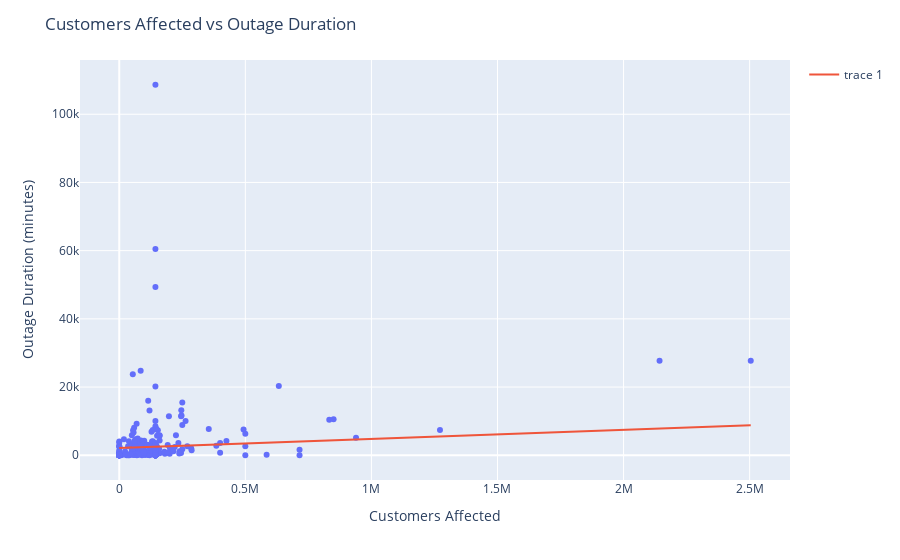

The code cell stored with this chart in its notebook:
### Code cell
#linear regression
from sklearn.linear_model import LinearRegression
from sklearn.model_selection import train_test_split
from sklearn.metrics import mean_squared_error

X = outageClean[['CUSTOMERS.AFFECTED']]
X = X.fillna(X.mean())
y = outageClean['OUTAGE.DURATION']
y = y.fillna(y.mean())
X_train, X_test, y_train, y_test = train_test_split(X, y, test_size=0.2, random_state=0)

model = LinearRegression()
model.fit(X_train, y_train)

y_pred = model.predict(X_test)
#print rmse
print(mean_squared_error(y_test, y_pred, squared=False))

fig = px.scatter(x = X_test['CUSTOMERS.AFFECTED'], y = y_test)
fig.add_scatter(x = X_test['CUSTOMERS.AFFECTED'], y = y_pred, mode = 'lines')
fig.update_layout(title = "Customers Affected vs Outage Duration", xaxis_title = "Customers Affected", yaxis_title = "Outage Duration (minutes)")
fig.show()

#put into html
fig.write_html("assets/simpleLinReg.html")

### Figure 1 — Plotly figure (JSON) as saved in the notebook; plotly's stock layout.template omitted (floating-point values rounded to 4 significant figures; data arrays with more than 128 entries replaced by an {"elided": "..."} marker saying what was removed)
{"data": [{"hovertemplate": "x=%{x}<br>y=%{y}<extra></extra>", "legendgroup": "", "marker": {"color": "#636efa", "symbol": "circle"}, "mode": "markers", "name": "", "orientation": "v", "showlegend": false, "type": "scatter", "x": {"elided": "307 float values"}, "xaxis": "x", "y": {"elided": "307 float values"}, "yaxis": "y"}, {"mode": "lines", "type": "scatter", "x": {"elided": "307 float values"}, "y": {"elided": "307 float values"}}], "layout": {"legend": {"tracegroupgap": 0}, "margin": {"t": 60}, "title": {"text": "Customers Affected vs Outage Duration"}, "xaxis": {"anchor": "y", "domain": [0, 1], "title": {"text": "Customers Affected"}}, "yaxis": {"anchor": "x", "domain": [0, 1], "title": {"text": "Outage Duration (minutes)"}}}}
